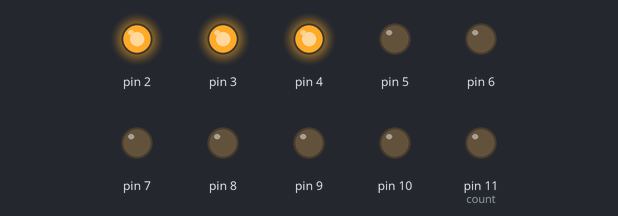
A sketch run on a simulated Arduino Uno, built with avr-gcc and run on an emulated ATmega328P. Parts: output pins drawn as LEDs (lit = HIGH).

Above: at 0.05 s.
At 13.1 s:
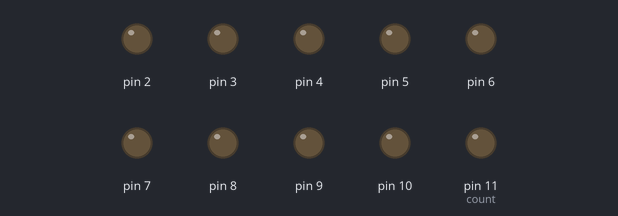
At 18.81 s:
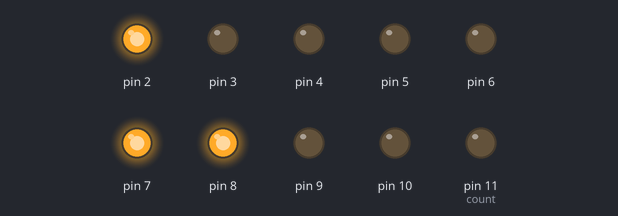
At 27.28 s:
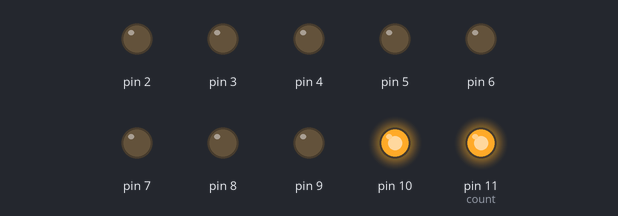
At 34.1 s:
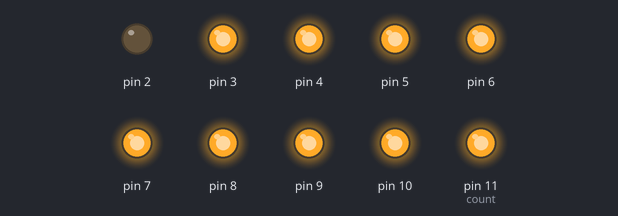
At 37.91 s:
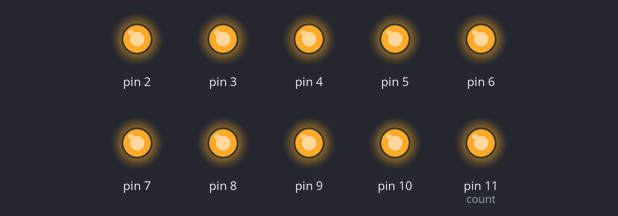
Timing chart, 0 to 40.0 s (numbered marks = the images above):
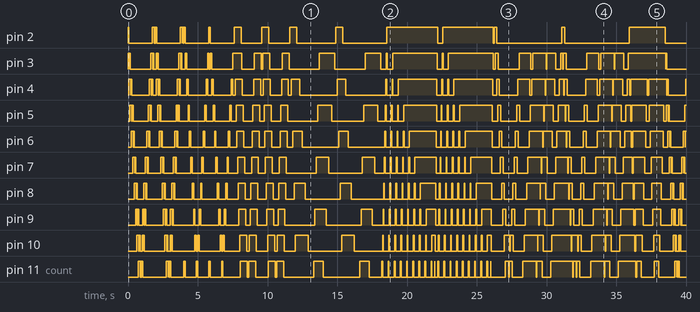

The sketch:

Arduino_Christmas_lights.ino
```cpp
#define t 30
#define t1 20
#define t2 100
#define t3 50
void setup() {
  // set up pins 2 to 13 as outputs
  for(int i=2;i<=11;i++){
    pinMode (i,OUTPUT);
  }
  }


void loop() {
  effect_1();
  effect_1();

  effect_2();
  effect_2();

  effect_3();
  effect_3();

  effect_4();
  effect_4();

  effect_5();
  effect_5();

  effect_6();
  effect_6();

  effect_7();
  effect_7();

}
//Effect 1 left to right and right to left
void effect_1(){
for(int i=2;i<12;i++){
  digitalWrite (i,HIGH);
  delay(t1);
  digitalWrite (i+1,HIGH);
  delay(t1);
  digitalWrite (i+2,HIGH);
  delay(t1);
  digitalWrite (i,LOW);
  delay(t1);
  digitalWrite (i+1,LOW);
  delay(t1);
}
for(int i=11;i>1;i--){
  digitalWrite (i,HIGH);
  delay(t1);
  digitalWrite (i-1,HIGH);
  delay(t1);
  digitalWrite (i-2,HIGH);
  delay(t1);
  digitalWrite (i,LOW);
  delay(t1);
  digitalWrite (i-1,LOW);
  delay(t1);
}
}
//Effect 2
void effect_2(){
  int count=11;//keeps track of the movement of the second LED
//move 1st LED from left to right and 2nd from right to left
for(int i=2;i<11;i++){
  clear();
  digitalWrite (i,HIGH);//chaser 1
  digitalWrite (count,HIGH);// chaser 2
  count ++;
  //stop LEDs from appearing to stand still in the middle
  if (count!=6){
    delay(t2);
  }
  }
 //move 1st LED from right to left and 2nd from left to right
for(int i=11;i>2;i--){
  clear();
  digitalWrite (i,HIGH);//chaser 1
  digitalWrite (count,HIGH);// chaser 2
  count ++;
  //stop LEDs from appearing to stand still in the middle
  if (count!=7){
    delay(t2);
  }
  }
}
//Effect 3
void effect_3(){
for(int i=2;i<12;i++){
  digitalWrite (i,HIGH);
  delay(t3);
}
for(int i=2;i<12;i++){
  digitalWrite (i,LOW);
  delay(t3);
}
for(int i=12;i>2;i--){
  digitalWrite (i,HIGH);
  delay(t3);
}
for(int i=12;i>2;i--){
  digitalWrite (i,LOW);
  delay(t3);
}
}

//Effect 4
void effect_4(){
for(int j=2;j<=11;j++){
  digitalWrite (j,HIGH);
  delay(t2);
  j=j+1;
}
for(int j=2;j<=11;j++){
  digitalWrite (j,LOW);
  delay(t2);
}
for(int k=15;k>2;k--){
  digitalWrite (k,HIGH);
  delay(t2);
  k=k-1;
}
for(int k=13;k>2;k--){
  digitalWrite (k,LOW);
  delay(t2);
}
}

//Effect 5
void effect_5(){
for(int pin=11;pin>=2;pin--){
  digitalWrite (pin,HIGH);
  delay(t1);
  digitalWrite (pin+1,LOW);
  delay(t1);
}
for(int pin=11;pin>=2;pin--){
  digitalWrite (pin+1,HIGH);
  delay(t1);
  digitalWrite (pin+2,LOW);
  delay(t1);
}
for(int pin=11;pin>=2;pin--){
  digitalWrite (pin+2,HIGH);
  delay(t1);
  digitalWrite (pin+3,LOW);
  delay(t1);
}
for(int pin=11;pin>=2;pin--){
  digitalWrite (pin+3,HIGH);
  delay(t1);
  digitalWrite (pin+4,LOW);
  delay(t1);
}
for(int pin=11;pin>=2;pin--){
  digitalWrite (pin+4,HIGH);
  delay(t1);
  digitalWrite (pin+5,LOW);
  delay(t1);
}
for(int pin=11;pin>=2;pin--){
  digitalWrite (pin+5,HIGH);
  delay(t1);
  digitalWrite (pin+6,LOW);
  delay(t1);
}
for(int pin=11;pin>=2;pin--){
  digitalWrite (pin+6,HIGH);
  delay(t1);
  digitalWrite (pin+7,LOW);
  delay(t1);
}
for(int pin=11;pin>=2;pin--){
  digitalWrite (pin+7,HIGH);
  delay(t1);
  digitalWrite (pin+8,LOW);
  delay(t1);
}
for(int pin=11;pin>=2;pin--){
  digitalWrite (pin+8,HIGH);
  delay(t1);
  digitalWrite (pin+9,LOW);
  delay(t1);
}

for(int pin=11;pin>=2;pin--){
  digitalWrite (pin+9,HIGH);
  delay(t1);
}
for(int pin=11;pin>=2;pin--){
  digitalWrite (pin,LOW);
  delay(t1);
}
}

//Effect 6
void effect_6(){
for(int j=2;j<12;j++){
  digitalWrite (j,LOW);
  delay(t);
  digitalWrite (j,HIGH);
  delay(t);
   digitalWrite (j-2,LOW);
  delay(t);
   digitalWrite (j,HIGH);
 }
for(int k=13;k>2;k--){
  digitalWrite (k,LOW);
  delay(t);
  digitalWrite (k,HIGH);
  delay(t);
  digitalWrite (k+2,LOW);
  delay(t);
  digitalWrite (k,HIGH);
  }
  for(int k=13;k>2;k--){
  digitalWrite (k,LOW);
  delay(t);
  digitalWrite (k,HIGH);
  delay(t);
  digitalWrite (k-2,LOW);
  delay(t);
  digitalWrite (k,HIGH);
  }
  for(int k=13;k>2;k--){
  digitalWrite (k,LOW);
  delay(t);
  digitalWrite (k,HIGH);
  delay(t);
  digitalWrite (k+4,LOW);
  delay(t);
  digitalWrite (k,HIGH);
  }
  for(int k=13;k>2;k--){
  digitalWrite (k,LOW);
  delay(t);
  digitalWrite (k,HIGH);
  delay(t);
  digitalWrite (k-4,LOW);
  delay(t);
  digitalWrite (k,HIGH);
  }
}

//Effect 7
void effect_7(){
for(int j=2;j<12;j++){
   digitalWrite (j,HIGH);
   delay(t);
   digitalWrite (j+2,LOW);
   delay(t);
}
for(int k=13;k>2;k--){
  digitalWrite (k,HIGH);
  delay(t);
  digitalWrite (k+2,LOW);
  delay(t);
}
}

//Function to switch all LEDs off
void clear(void){
for(int i=2;i<=11;i++){
   digitalWrite (i,LOW);
}
}
```
